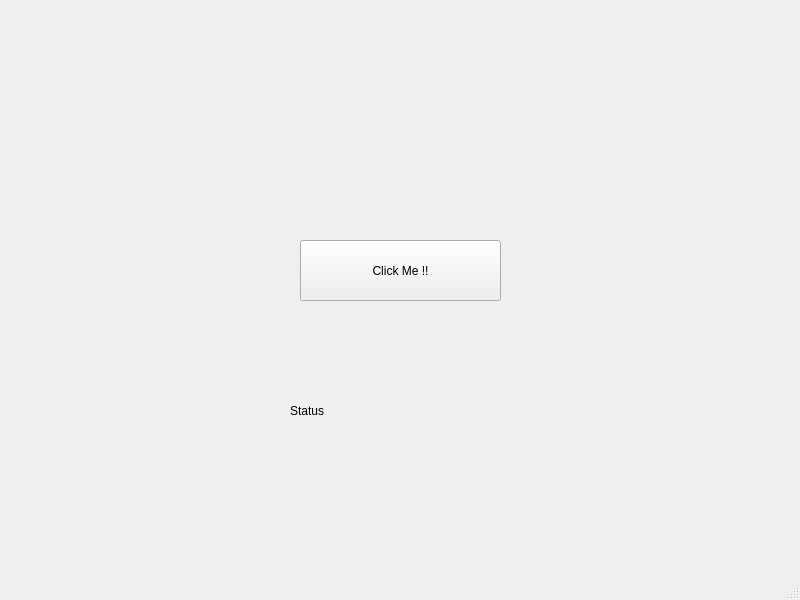
<?xml version="1.0" encoding="UTF-8"?>
<ui version="4.0">
 <class>MainWindow</class>
 <widget class="QMainWindow" name="MainWindow">
  <property name="geometry">
   <rect>
    <x>0</x>
    <y>0</y>
    <width>800</width>
    <height>600</height>
   </rect>
  </property>
  <property name="windowTitle">
   <string>MainWindow</string>
  </property>
  <property name="iconSize">
   <size>
    <width>50</width>
    <height>50</height>
   </size>
  </property>
  <widget class="QWidget" name="centralwidget">
   <widget class="QPushButton" name="pushButton1">
    <property name="geometry">
     <rect>
      <x>300</x>
      <y>240</y>
      <width>201</width>
      <height>61</height>
     </rect>
    </property>
    <property name="text">
     <string>Click Me !!</string>
    </property>
   </widget>
   <widget class="QLabel" name="label">
    <property name="geometry">
     <rect>
      <x>290</x>
      <y>390</y>
      <width>221</width>
      <height>41</height>
     </rect>
    </property>
    <property name="text">
     <string>Status</string>
    </property>
   </widget>
  </widget>
  <widget class="QMenuBar" name="menubar">
   <property name="geometry">
    <rect>
     <x>0</x>
     <y>0</y>
     <width>800</width>
     <height>25</height>
    </rect>
   </property>
  </widget>
  <widget class="QStatusBar" name="statusbar"/>
 </widget>
 <resources/>
 <connections/>
</ui>
